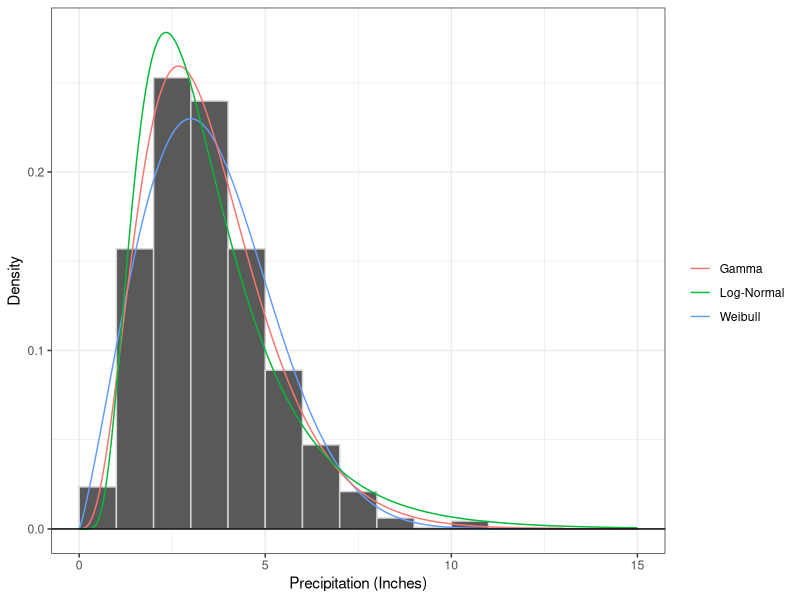

The R script that drew this image:
#why do i get that lognormal is the best

################################################################################
# HW 9 R CODE
# YULIIA HELEVERIA
# MATH 240 - SPRING 2025
################################################################################

################################################################################
# Load libraries
################################################################################
library(tidyverse)

################################################################################
# Load and clean data about precipitation in Madison County
################################################################################
dat.precip <- read_csv(file = "agacis.csv")

dat.precip.long <- dat.precip |>    
  dplyr::select(-Annual) |>                   # Remove annual column 
  pivot_longer(cols = c(Jan, Feb, Mar, Apr,   # pivot the column data into one col
                        May, Jun, Jul, Aug, 
                        Sep, Oct, Nov, Dec), 
               values_to = "Precipitation",   # store the values in Precipitation
               names_to = "Month") |>         # store the months in Month
  #switch 'M' to NA values and convert numbers to integers from Strings
  mutate(Precipitation = case_when(Precipitation == "M" ~ NA_character_,
                                   TRUE                 ~ Precipitation))|>
  mutate(Precipitation = as.numeric(Precipitation))


################################################################################
# Question 1a:  MLEs using a Gamma distribution
################################################################################
#Function to compute Maximum Likelihood
llgamma <- function(par, data, neg = F){
  alpha <- par[1] #get alpha and beta
  beta <- par[2]
  
  #compute log likelihood
  loglik <- sum(log(dgamma(x = data, shape = alpha, rate = beta)), na.rm = T)
  
  return(ifelse(neg, - loglik, loglik))
}

#Compute MLE 
MLE.gamma <- optim(par = c(1,1),
                   fn = llgamma,
                   data=dat.precip.long$Precipitation,
                   neg=T)

#extract alpha and beta
alpha.MLE <- MLE.gamma$par[1]
beta.MLE <- MLE.gamma$par[2]

################################################################################
# Question 1b:  MLEs using a Log-Normal distribution
################################################################################
#Function to compute Maximum Likelihood
lllognorm <- function(par, data, neg = F){
  mu <- par[1] #get mu and sigma
  sigma <- par[2]
  
  #compute log likelihood
  loglik <- sum(log(dlnorm(x = data, meanlog = mu, sdlog = sigma)), na.rm = T)
  
  return(ifelse(neg, - loglik, loglik))
}

#Compute MLE 
MLE.lognorm <- optim(par = c(1,1),
                   fn = lllognorm,
                   data=dat.precip.long$Precipitation,
                   neg=T)

#extract alpha and beta
mu.MLE <- MLE.lognorm$par[1]
sigma.MLE <- MLE.lognorm$par[2]

################################################################################
# Question 1c: Compare the Weibull and the Gamma distribution
################################################################################
#compute log-likelihood for Gamma distribution
Gamma.loglik <- llgamma(par = c(alpha.MLE, beta.MLE), data = dat.precip.long$Precipitation, neg = T)

#compute the likelihood ratio
Weibull.loglik <- 2166.496
q.gamma.weibull <- exp(Weibull.loglik-Gamma.loglik)

################################################################################
# Question 1d: Compare the Weibull and the Log-Normal distribution
################################################################################
#compute log-likelihood for Log-Normal distribution
Lognorm.loglik <- lllognorm(c(mu.MLE, sigma.MLE), data = dat.precip.long$Precipitation, neg = T)

#compute the likelihood ratio
q.lognorm.webull <- exp(Weibull.loglik-Lognorm.loglik)

################################################################################
# Question 1e: Compare the Gamma and the Log-Normal distribution
################################################################################
#compute the likelihood ratio
q.gamma.lognorm <- exp(Gamma.loglik-Lognorm.loglik)

################################################################################
# Make a plot
################################################################################
#Get data for Weibull
llweibull <- function(par, data, neg=F){
  # a <- par[1]
  # sigma <- par[2]
  a <- exp(par[1]) # go from (-inf,inf) to (0,inf)
  sigma <- exp(par[2]) # go from (-inf,inf) to (0,inf)
  
  ll <- sum(log(dweibull(x=data, shape=a, scale=sigma)), na.rm=T)
  
  return(ifelse(neg, -ll, ll))
}

MLEs <- optim(fn = llweibull,
              par = c(1,1),
              data = dat.precip.long$Precipitation,
              neg=T)

(MLEs$par <- exp(MLEs$par)) # transform

#Data to plot
ggdat.weibull <- tibble(x = seq(0,15,length.out=1000)) |>
  mutate(pdf.mle = dweibull(x=x, shape=MLEs$par[1], scale=MLEs$par[2]))

ggdat.gamma <- tibble(x = seq(0,15,length.out=1000)) |>
  mutate(pdf.mle = dgamma(x=x, shape=alpha.MLE, rate=beta.MLE))

ggdat.lognorm <- tibble(x = seq(0,15,length.out=1000)) |>
  mutate(pdf.mle = dlnorm(x=x, meanlog =mu.MLE, sdlog = sigma.MLE))

#Make a histogram with MLEs of three distributions superimposed
ggplot() +
  geom_histogram(data=dat.precip.long,
                 aes(x=Precipitation, y=after_stat(density)),
                 breaks=seq(0, 15, 1),
                 color="lightgrey")+
  geom_line(data=ggdat.weibull,
            aes(x=x, y=pdf.mle, color="Weibull"))+
  geom_line(data=ggdat.gamma,
            aes(x=x, y=pdf.mle, color="Gamma"))+
  geom_line(data=ggdat.lognorm,
            aes(x=x, y=pdf.mle, color="Log-Normal"))+
  geom_hline(yintercept = 0)+
  theme_bw()+
  xlab("Precipitation (Inches)")+
  ylab("Density")+
  labs(color="")